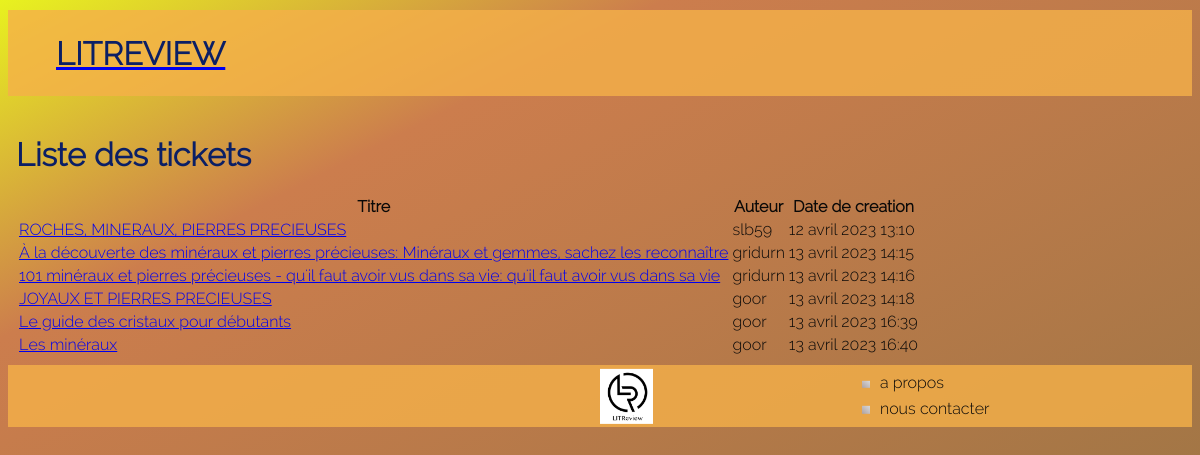
The app's page /tickets/, older data.
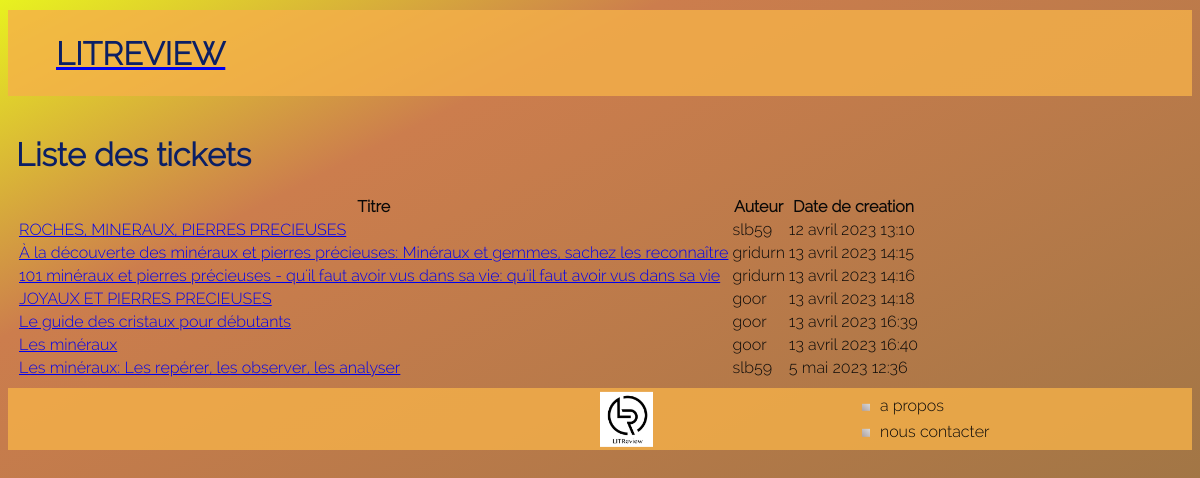
The same page, newer data.
### review/models.py (models this page shows, shortened)
class Ticket(models.Model):
    title = models.CharField(max_length=128)
    description = models.TextField(max_length=2048, blank=True)
    user = models.ForeignKey(to=settings.AUTH_USER_MODEL,
                             on_delete=models.CASCADE)
    image = models.ImageField(null=True, blank=True,
                              upload_to='img')
    time_created = models.DateTimeField(auto_now_add=True)
    IMAGE_MAX_SIZE = (200, 200)

### review/views.py (the view)
# urls.py: path('tickets/', views.ticket_list, name='ticket_list'),
def ticket_list(request):
    tickets = Ticket.objects.all()
    return render(request, 'review/ticket/list.html', {'tickets': tickets})

### templates/review/ticket/list.html (shortened to what this page needs)
{% extends "base.html" %}
{% block content %}
 <h1>Liste des tickets</h1>
 <table>
    <tr>
        <th>Titre</th>
        <th>Auteur</th>
        <th>Date de creation</th>
    </tr>
 {% for ticket in tickets %}
 <tr>
    <td> <a href="{% url 'review:ticket_detail' ticket.id %}">
        {{ ticket.title }}
        </a>
    </td>
    <td>{{ ticket.user }}</td>
    <td>{{ ticket.time_created }}</td>
</tr>
{% endfor %}
</table>
{% endblock %}

Row changes from the older to the newer data that the page shows:
added Ticket: title "Les minéraux: Les repérer, les observer, les analyser", user "slb59", time_created "5 mai 2023 12:36"
